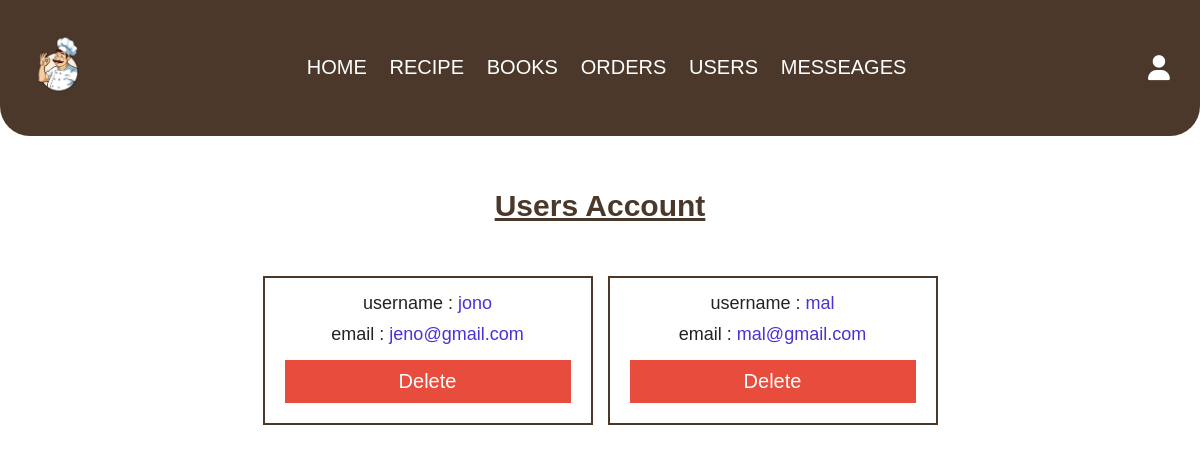
/admin/users_accounts.php (signed in), run on the app's committed database.
### tables this page shows
CREATE TABLE `users` (
  `id` int(100) NOT NULL,
  `name` varchar(20) NOT NULL,
  `email` varchar(50) NOT NULL,
  `number` varchar(10) NOT NULL,
  `password` varchar(50) NOT NULL,
  `address` varchar(500) NOT NULL
);

### admin/users_accounts.php (the view, shortened to what this page needs)
<?php
include '../components/connect.php';
?>
<!DOCTYPE html>
<html lang="en">
<head>
   <link rel="stylesheet" href="https://cdnjs.cloudflare.com/ajax/libs/font-awesome/6.1.1/css/all.min.css">
   <link rel="stylesheet" href="../css/admin_style.css">
</head>
<body>
<?php include '../components/admin_header.php' ?>
<section class="accounts">
   <h1 class="heading">Users Account</h1>
   <div class="box-container">
   <?php
      $select_account = $conn->prepare("SELECT * FROM `users`");
      $select_account->execute();
      if($select_account->rowCount() > 0){
         while($fetch_accounts = $select_account->fetch(PDO::FETCH_ASSOC)){
   ?>
   <div class="box">
      <p> username : <span><?= $fetch_accounts['name']; ?></span> </p>
      <p> email : <span><?= $fetch_accounts['email']; ?></span> </p>
      <a href="users_accounts.php?delete=<?= $fetch_accounts['id']; ?>" class="delete-btn" onclick="return confirm('delete this account?');">delete</a>
   </div>
   <?php
      }
   }else{
      echo '<p class="empty">no accounts available</p>';
   }
   ?>
   </div>
</section>
<br>
<br>
</body>
</html>

### css/admin_style.css (style rules this page uses)
:root { --main-color:#4834d4; --yellow:#fed330; --red:#e74c3c; --white:#fff; --black:#222; --light-color:#777; --border:.2rem solid var(--black); --border2 : .2rem solid var(--coklat); --coklat : #4b382a; --coklat2 : #795c32; }
* { font-family: 'Rubik', sans-serif; margin:0; padding:0; box-sizing: border-box; text-decoration: none; outline: none; border:none; }
html { font-size: 62.5%; overflow-x: hidden; scroll-behavior: smooth; stop-opacity: 7rem; }
body { background-color: var(--white); }
section { margin:0 auto; max-width: 1200px; padding:2rem; }
.btn, .delete-btn, .option-btn { margin-top: 1rem; cursor: pointer; width: 100%; color:var(--white); text-transform: capitalize; text-align: center; display: inline-block; font-size: 2rem; padding:1rem 1rem; transition: .2s linear; border-color: var(--coklat); background-color: var(--coklat2); }
.delete-btn { background-color: var(--red); color:var(--white); }
.heading { text-align: center; margin-bottom: 2rem; text-transform: capitalize; color:var(--black); font-size: 3rem; display: flex; justify-content: center; gap:1rem; flex-flow: column; min-height: 10rem; }
.accounts .heading { font-size: 3rem; color:var(--coklat); text-transform: capitalize; text-decoration: underline; }
.accounts .box-container { display: grid; grid-template-columns: repeat(auto-fit, 33rem); gap:1.5rem; justify-content: center; align-items: flex-start; }
.accounts .box-container .box { box-shadow: var(--box-shadow); border:var(--border2); padding:2rem; padding-top: 1rem; text-align: center; }
.accounts .box-container .box p { padding: .5rem 0; font-size: 1.8rem; color:var(--black); }
.accounts .box-container .box p span { color:var(--main-color); }

### data on the page
users: name "jono", email "jeno@gmail.com"
users: name "mal", email "mal@gmail.com"
